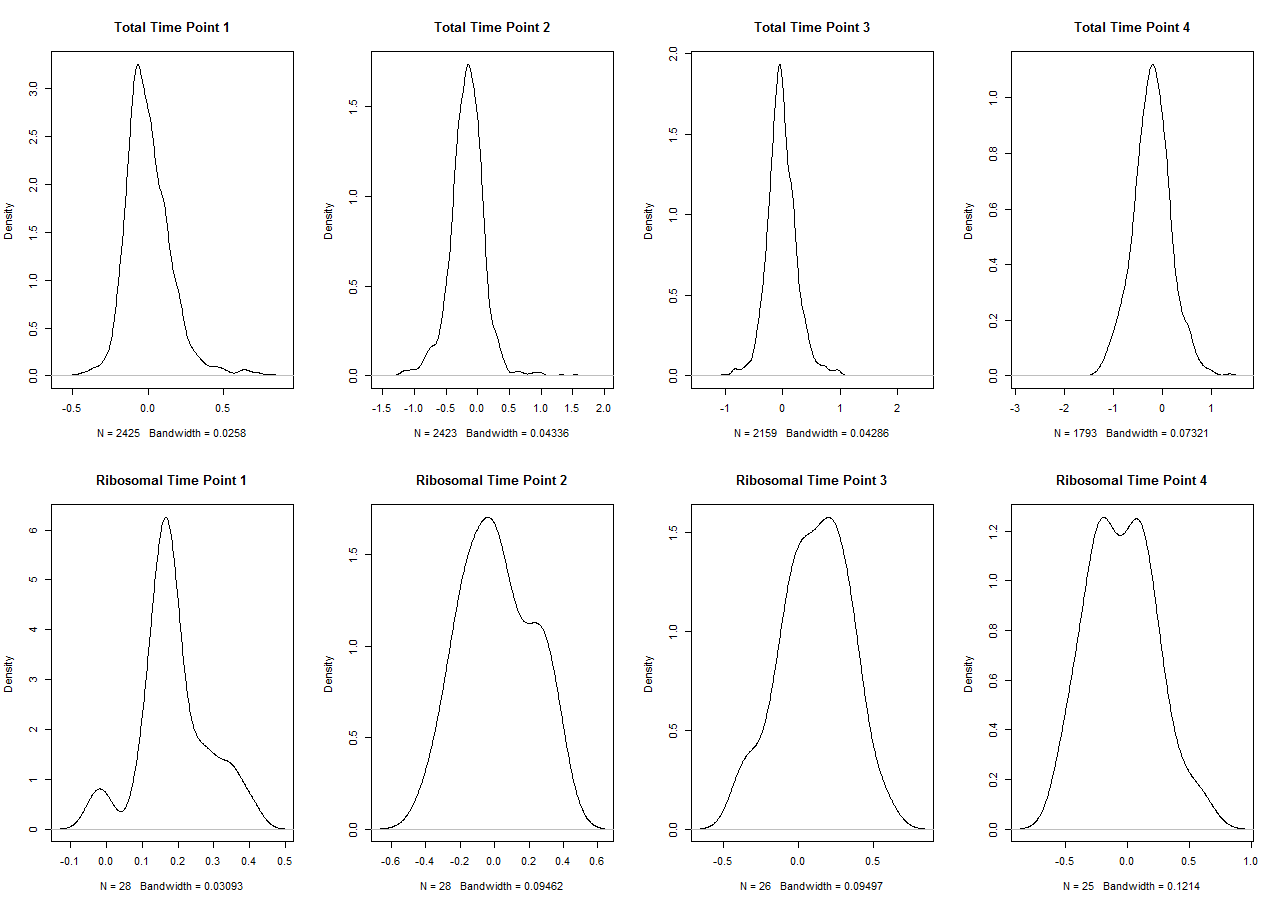

This figure's R source:
start <- Sys.time()

file.path <- "~\\projects\\transcriptomics\\data\\"
file.name <- "expressionMatrix.csv"

q = 0.970 # 95% confidence

Col <- function(x) {
  apply(cbind(pre.data[,x * 3 - 2], pre.data[,x * 3 - 1], pre.data[,x * 3]),
    1, Outlier)
}

Minus <- function(x) {
  return(log10(x[2] / x[1]))
}

# Dixon's Q Test
Outlier <- function(x) {
  x <- sort(x)
  q.max <- (x[3] - x[2]) / (x[2] - x[1])
  q.min <- (x[2] - x[1]) / (x[3] - x[2])
  if (!is.na(q.max) && q.max > q.min && q.max > q) {
    x[3] <- NA
    return(mean(x, na.rm = TRUE))
  }
  if (!is.na(q.min) && q.min > q) {
    x[1] <- NA
    return(mean(x, na.rm = TRUE))
  }
  return(mean(x))
}

Graph <- function(fit) {
  title(xlab = 'mRNA (TPM)', ylab = 'RPF (TPM)')
  abline(fit, col = 'blue')

  r2 <- round(summary(fit)$r.squared, 2)
  text(3e-1, 1e5, paste('r2 =', r2))

  m <- round(coef(fit)[2], 3)
  b <- round(coef(fit)[1], 3)
  text(3e-1, 1e4, paste('y = ', m, 'x + ', b, sep = ''))

  f <- summary(fit)$fstatistic
  p <- signif(pf(f[1], f[2], f[3], lower.tail = FALSE), 3)
  text(3e-1, 1e3, paste('p =', p))
}

file <- paste(file.path, file.name, sep = '')
pre.data <- read.csv(file = file, row.names = 1)

total.data <- list()
ribo.data <- list()
for (i in 1:4) {
  total.data[[i]] <- cbind(Col(i * 2 - 1), Col(i * 2))
  rownames(total.data[[i]]) <- rownames(pre.data)
  total.data[[i]] <- total.data[[i]][total.data[[i]][,1] != 0,]
  total.data[[i]] <- total.data[[i]][total.data[[i]][,2] != 0,]
  ribo.data[[i]] <- total.data[[i]][!grepl('VNG', rownames(total.data[[i]])),]
}

par(mfrow = c(2, 4))
xlim <- c(1e-4, 1e6)
ylim <- xlim

for (i in 1:4) {
  x <- total.data[[i]][,1]
  y <- total.data[[i]][,2]
  fit <- lm(log10(y) ~ log10(x))
  resid <- apply(total.data[[i]], 1, Minus)
  plot(density(resid), main = paste('Total Time Point', i))
#  plot(x, y, log = 'xy', xlab = '', ylab = '', xlim = xlim, ylim = ylim,
#    main = paste('Total Time Point', i))
#  Graph(fit)
}

for (i in 1:4) {
  x <- ribo.data[[i]][,1]
  y <- ribo.data[[i]][,2]
  fit <- lm(log10(y) ~ log10(x))
  resid <- apply(ribo.data[[i]], 1, Minus)
  plot(density(resid), main = paste('Ribosomal Time Point', i))
#  plot(x, y, log = 'xy', xlab = '', ylab = '', xlim = xlim, ylim = ylim,
#    main = paste('Ribosomal Time Point', i))
#  Graph(fit)
}



end <- Sys.time()
print(end - start)
